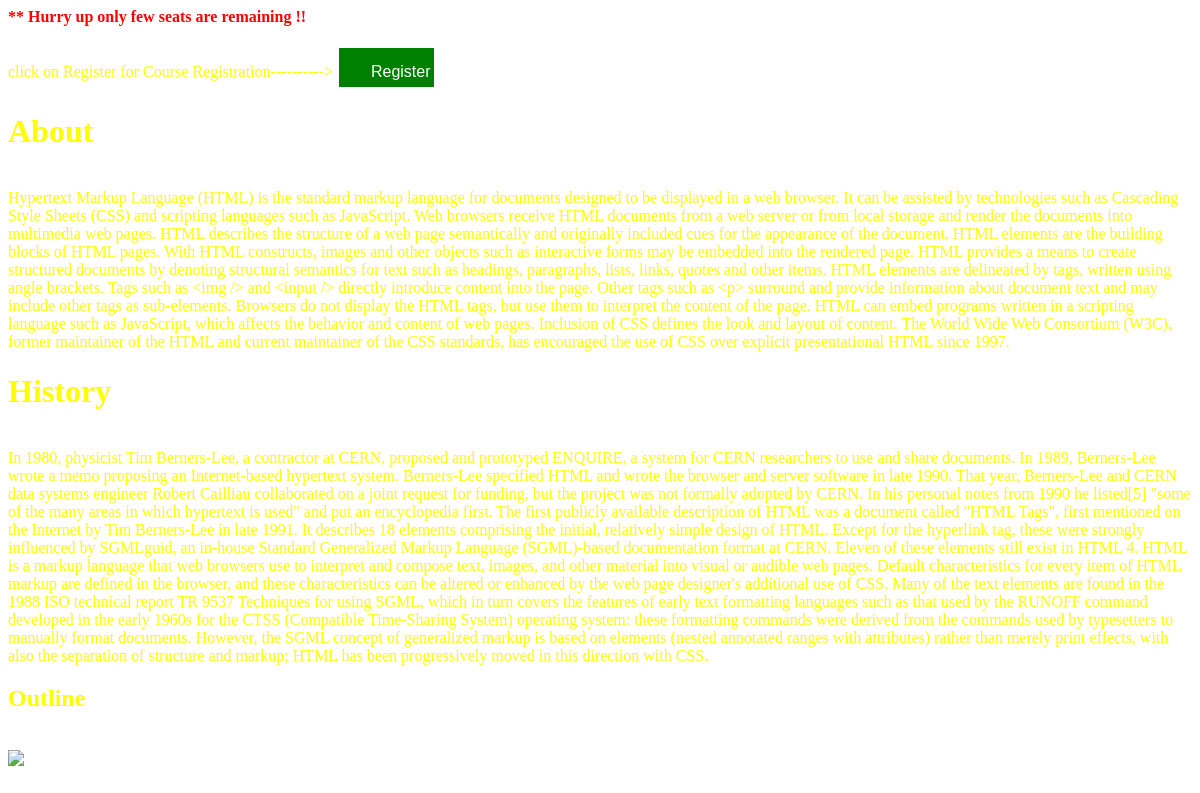
The page /html_css on the database its author committed.
### My_Application/models.py (models this page shows, shortened)
class Html_css(models.Model):
    Hname = models.CharField(max_length=20)
    text6=models.TextField()

### My_Application/views.py (the view)
# urls.py: path('html_css',views.html_css),
def html_css(request):
    data7 = Html_css.objects.all()
    dict8 = {'data7': data7}
    return render(request,'html_css.html',dict8)

### templates/html_css.html (shortened to what this page needs)
{% load static %}
<html lang="en">
<head>
    <link rel="stylesheet" href="{% static 'css/html_css.css' %}">
</head>
<body text='yellow'>
{% if data7 %}<font color="red" ><marquee behavior="scroll" direction="right" scrollamount="8"><b>** Hurry up only few seats are remaining !!</b></marquee></font><br>
   click on Register for Course Registration----------> <input type="submit" class="button" value="Register" form="form1">
{% for i in data7 %}
<h1>{{ i.Hname }}</h1><br>
{{ i.text6 }}
{% endfor %}
{% endif %}<br>
<h2>Outline</h2><br>
<img src="https://image.slidesharecdn.com/websyllabus-101224004116-phpapp01/95/web-designing-syllabus-4-728.jpg?cb=1293151331">
</body>
</html>

### My_Application/static/css/html_css.css (style rules this page uses)
body { background-image: url('https://cutewallpaper.org/21/background-images-html/15-CSS-Animated-Backgrounds-Pintire.gif'); background-repeat: no-repeat; background-size: cover; background-filter: blur(8px) }
.button { background-color: green; border: none; color: white; padding: 15px 32px; text-align: center; text-decoration: none; display: inline-block; font-size: 16px; margin: 4px 2px; cursor: pointer; width: 8%; height:5% }

### rows shown on the page
Html_css: Hname "About", text6 "Hypertext Markup Language (HTML) is the standard markup language for documents designed to be displayed in a web browser. It can be assisted by technologies such as Cascading Style Sheets (CSS) and scripting languages such as JavaScript. Web browsers receive HTML documents from a web server or from local storage and render the documents into multimedia web pages. HTML describes the structure of a web page semantically and originally included cues for the appearance of the document. HTML elements are the building blocks of HTML pages. With HTML constructs, images and other objects such as interactive forms may be embedded into the rendered page. HTML provides a means to create structured…"
Html_css: Hname "History", text6 "In 1980, physicist Tim Berners-Lee, a contractor at CERN, proposed and prototyped ENQUIRE, a system for CERN researchers to use and share documents. In 1989, Berners-Lee wrote a memo proposing an Internet-based hypertext system. Berners-Lee specified HTML and wrote the browser and server software in late 1990. That year, Berners-Lee and CERN data systems engineer Robert Cailliau collaborated on a joint request for funding, but the project was not formally adopted by CERN. In his personal notes from 1990 he listed[5] \"some of the many areas in which hypertext is used\" and put an encyclopedia first. The first publicly available description of HTML was a document called \"HTML Tags\", first…"
